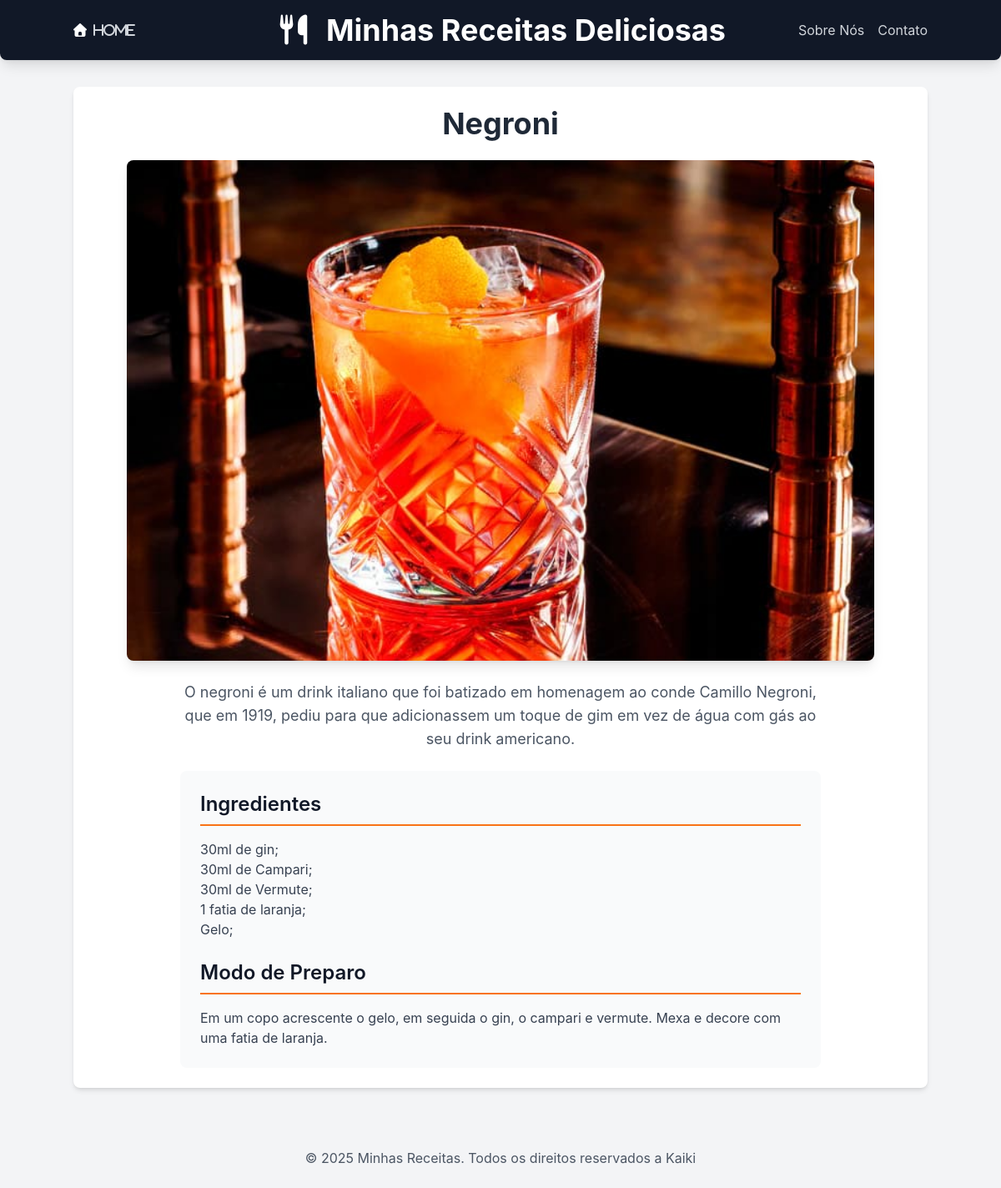
The page /receitas/receita/6/ on the database its author committed.
### receitas/models.py (models this page shows, shortened)
class Receita(models.Model):
    CATEGORIAS=[
        ('comida', 'Comida'),
        ('sobremesa', 'Sobremesa'),
        ('drink', 'Drink'),
    ]
    title = models.CharField(max_length=200)
    description = models.TextField("Descrição")
    ingredients = models.TextField("Ingredientes")
    instructions = models.TextField("Modo de Preparo")
    image =models.ImageField("Imagem", upload_to='receitas/images/', blank=True, null=True)
    categoria = models.CharField("Categoria", max_length=20, choices=CATEGORIAS, default='comida')
    created_at = models.DateTimeField(auto_now_add=True)
    updated_at = models.DateTimeField(auto_now=True)
    class Meta:
        verbose_name = "Receita"
        verbose_name_plural = "Receitas"
        ordering = ['-created_at'] #Ordena as receitas pela data de criação (mais novas primeiro)

### receitas/views.py (the view)
# urls.py: path('receita/<int:id>/', views.receita_detail, name='receita_detail'),
def receita_detail(request, id):
    receita = get_object_or_404(Receita, pk=id)
    context={
        'receita': receita,
    }
    return render(request, 'receitas/receita_detail.html', context)

### receitas/templates/receitas/receita_detail.html (shortened to what this page needs)
{% extends "receitas/base.html" %}
{% block content %}
<div class="space-y-6">
    <h1 class="text-4xl font-bold text-center text-gray-800">{{ receita.title }}</h1>
    {% if receita.image %}
    <div class="w-full max-w-4xl mx-auto">
        <img src="{{ receita.image.url }}" alt="Imagem de {{ receita.title }}"
            class="w-full h-auto max-h-[600px] object-cover rounded-lg shadow-lg">
    </div>
    {% endif %}
    <p class="text-lg text-center text-gray-600 max-w-3xl mx-auto">{{ receita.description }}</p>
    <div class="max-w-3xl mx-auto p-6 bg-gray-50 rounded-lg">
        <h2 class="text-2xl font-semibold mb-4 border-b-2 border-orange-500 pb-2">Ingredientes</h2>
        <div class="prose max-w-none text-gray-700 mb-6">
            {{ receita.ingredients|linebreaks }}
        </div>
        <h2 class="text-2xl font-semibold mb-4 border-b-2 border-orange-500 pb-2">Modo de Preparo</h2>
        <div class="prose max-w-none text-gray-700">
            {{ receita.instructions|linebreaks }}
        </div>
    </div>
</div>
{% endblock %}

### receitas/templates/receitas/base.html (style rules this page uses)
body { font-family: 'Inter', sans-serif; }

### rows shown on the page
Receita: title "Negroni", image (picture), description "O negroni é um drink italiano que foi batizado em homenagem ao conde Camillo Negroni, que em 1919, pediu para que adicionassem um toque de gim em vez de água com gás ao seu drink americano.", ingredients "30ml de gin; 30ml de Campari; 30ml de Vermute; 1 fatia de laranja; Gelo;", instructions "Em um copo acrescente o gelo, em seguida o gin, o campari e vermute. Mexa e decore com uma fatia de laranja."
